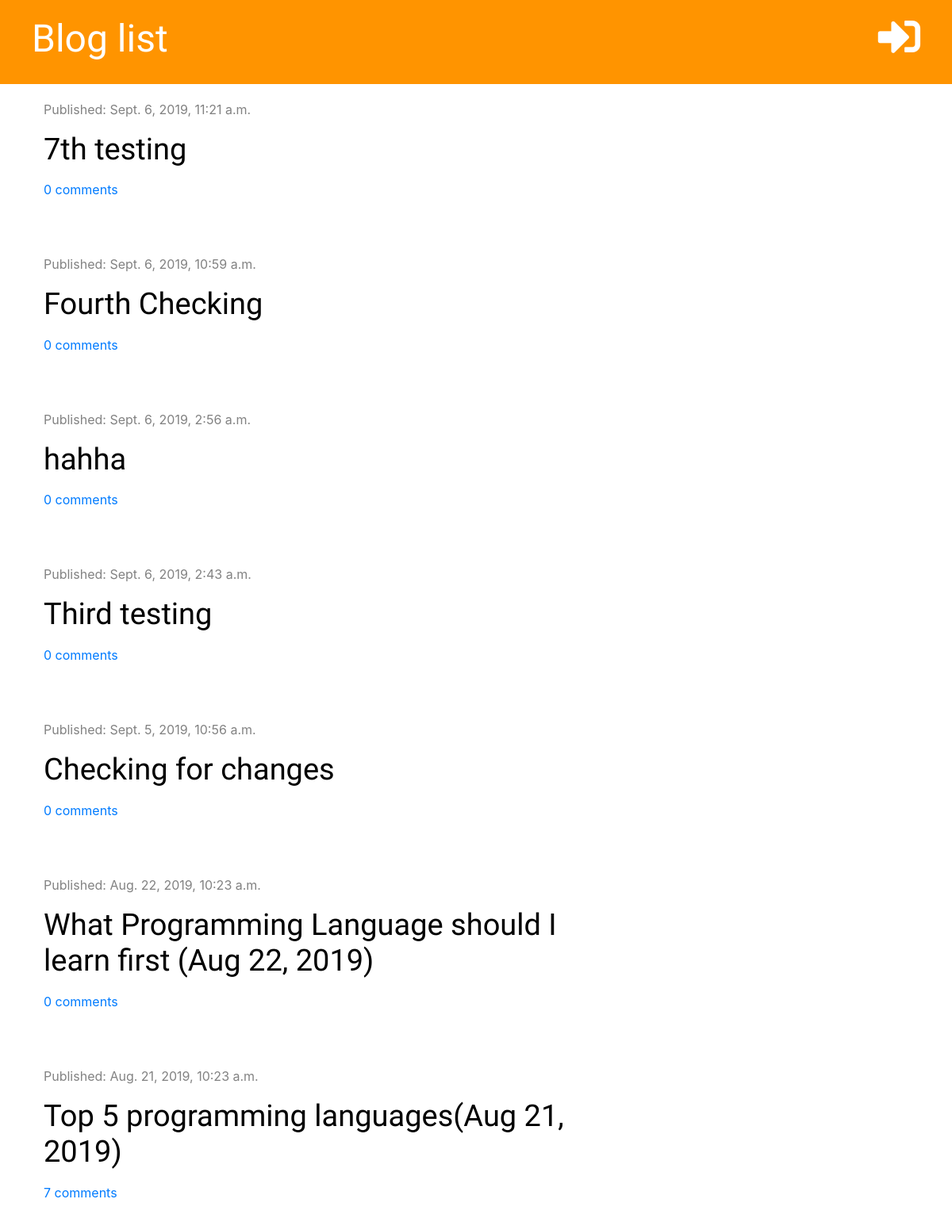
The page / on the database its author committed.
### blog/models.py (models this page shows, shortened)
class Post(models.Model):
    author = models.ForeignKey('auth.User', on_delete=models.CASCADE)
    title = models.CharField(max_length=200)
    text = models.TextField()
    created_date = models.DateTimeField(default=timezone.now)
    published_date = models.DateTimeField(blank=True, null=True)
    def approved_comments(self):
        return self.comments.filter(approved=True)

### blog/views.py (the view)
# urls.py: path('', views.post_list, name='post_list'),
def post_list(request):
    posts = Post.objects.filter(published_date__lte=timezone.now()).order_by('-published_date')
    stuff_for_frontend = {'posts': posts}
    return render(request, 'blog/post_list.html', stuff_for_frontend)

### blog/templatetags/markdownify.py (called while the page is built)
@register.filter
def markdown(value):
    renderer = HighlightRenderer()
    markdown = mistune.Markdown(renderer=renderer)
    return markdown(value)

### blog/templates/blog/post_list.html (shortened to what this page needs)
{% extends 'blog/base.html' %}
{% load markdownify %}
{% block content %}
    {% for post in posts %}
        <div class="post">
            <div class="date">
                <p>Published: {{ post.published_date}}</p>
            </div>
            <h1><a href="{% url 'post_detail' pk=post.pk %}">{{ post.title }}</a></h1>
            <a href="{% url 'post_detail' pk=post.pk %}">{{ post.approved_comments.count }} comments</a>
        </div>
    {% endfor %}
{% endblock %}

### blog/static/css/blog.css (style rules this page uses)
h1, h2, h3, h4 { font-family: 'Tangerine', 'Inconsolata', 'Droid Sans', 'serif'; font-size: 38px; }
.date { color: #828282; padding: 20px 0px 0px 0px; }
.post { margin-bottom:50px; }
.post h1 a { color: #000000; }

### rows shown on the page
Post: published_date "Sept. 6, 2019, 11:21 a.m.", title "7th testing", approved_comments.count "0"
Post: published_date "Sept. 6, 2019, 10:59 a.m.", title "Fourth Checking", approved_comments.count "0"
Post: published_date "Sept. 6, 2019, 2:56 a.m.", title "hahha", approved_comments.count "0"
Post: published_date "Sept. 6, 2019, 2:43 a.m.", title "Third testing", approved_comments.count "0"
Post: published_date "Sept. 5, 2019, 10:56 a.m.", title "Checking for changes", approved_comments.count "0"
Post: published_date "Aug. 22, 2019, 10:23 a.m.", title "What Programming Language should I learn first (Aug 22, 2019)", approved_comments.count "0"
Post: published_date "Aug. 21, 2019, 10:23 a.m.", title "Top 5 programming languages(Aug 21, 2019)", approved_comments.count "7"
